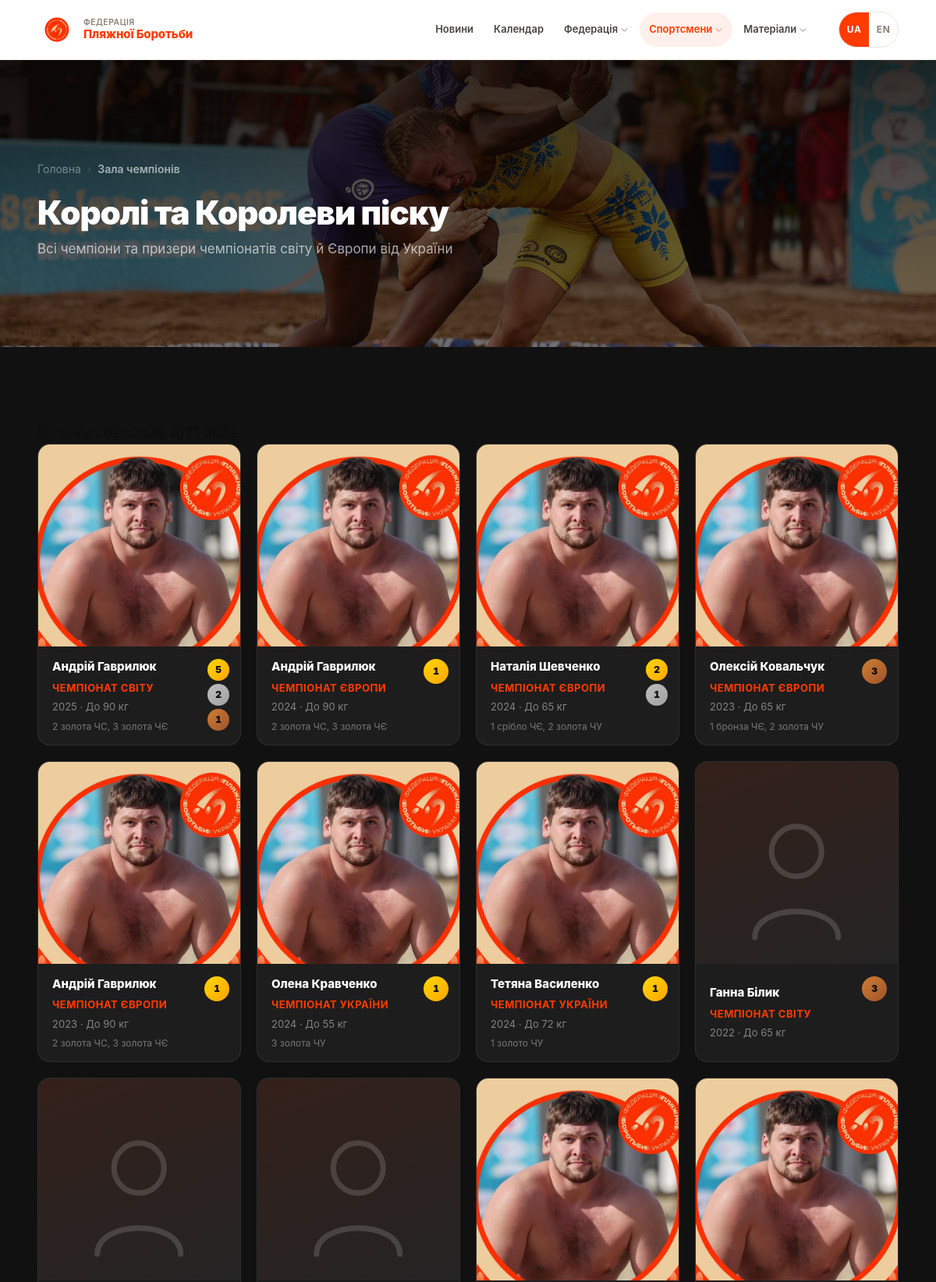
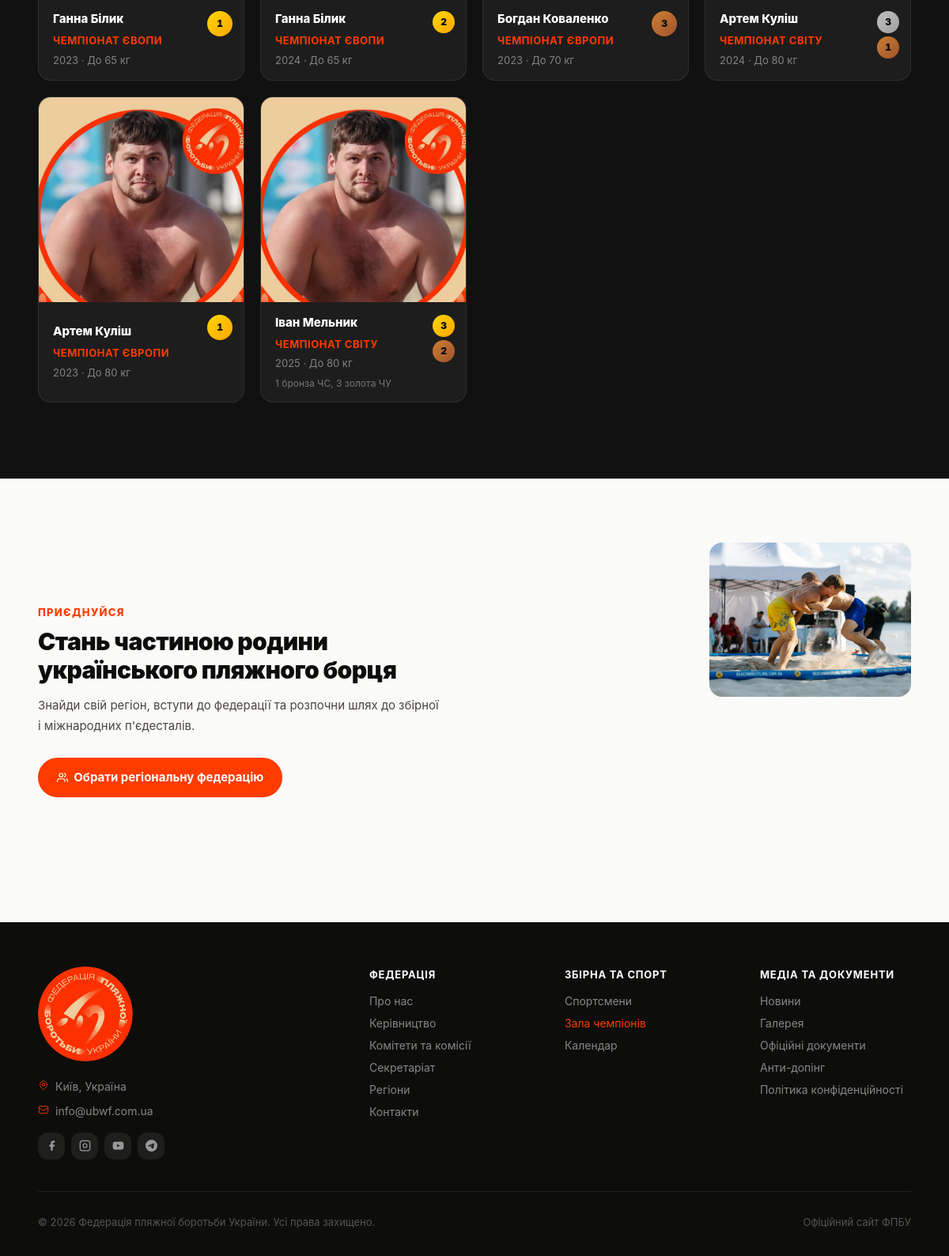
The page /champions on the database its author committed (2 pictures, top to bottom).
### tables this page shows
CREATE TABLE champions (
        id INTEGER PRIMARY KEY AUTOINCREMENT,
        name TEXT NOT NULL,
        name_en TEXT,
        year INTEGER NOT NULL,
        competition TEXT NOT NULL,
        competition_en TEXT,
        medal TEXT DEFAULT 'gold',
        age_group TEXT DEFAULT 'Senior',
        weight_class TEXT,
        gender TEXT DEFAULT 'M',
        photo TEXT,
        total_medals TEXT,
        sort_order INTEGER DEFAULT 0
    , gold_count INTEGER DEFAULT 0, silver_count INTEGER DEFAULT 0, bronze_count INTEGER DEFAULT 0);

### app.py (the view)
@pub.route('/champions')
def champions():
    years      = db.get_champion_years()
    sel_year   = request.args.get('year', type=int)
    age_group  = request.args.get('age')
    champs     = db.get_champions(year=sel_year, age_group=age_group)
    return render_template('champions.html', champions=champs, years=years,
                           selected_year=sel_year, selected_age=age_group)

### app.py (called while the page is built)
@pub.url_value_preprocessor
def _pull_lang(endpoint, values):
    lang = values.pop('lang', 'uk')
    if lang not in SUPPORTED_LANGS:
        abort(404)
    g.lang = lang
    g.t    = make_t(lang)

@app.before_request
def set_language():
    if request.path == '/' and request.cookies.get('lang') == 'en':
        return redirect('/en/', 302)
    if not getattr(g, 'lang', None):
        lang = request.cookies.get('lang', 'uk')
        g.lang = lang if lang in SUPPORTED_LANGS else 'uk'
        g.t    = make_t(g.lang)

@app.template_filter('lf')
def lang_field(row, field):
    if g.lang == 'en':
        try:
            v = row[field + '_en']
            if v: return v
        except (KeyError, IndexError, TypeError):
            pass
    try:
        return row[field]
    except (KeyError, IndexError, TypeError):
        return ''

@app.template_filter('wt')
def translate_weight(wc):
    if not wc or g.lang != 'en':
        return wc or ''
    result = wc
    for uk, en in _WT_UK.items():
        result = result.replace(uk, en)
    return result

@app.template_filter('tmedals')
def translate_medals(text):
    if not text or g.lang != 'en':
        return text or ''
    result = text
    for uk, en in _MEDAL_UK:
        result = result.replace(uk, en)
    return result

@app.context_processor
def inject_globals():
    lang = getattr(g, 'lang', 'uk')
    path = request.path
    qs = ('?' + request.query_string.decode('utf-8', 'replace')) if request.query_string else ''
    suffix = path[3:] if path.startswith('/en') else path
    if not suffix:
        suffix = '/'
    lp = '/en' if lang == 'en' else ''
    return {
        'current_year': datetime.today().year,
        'lang': lang,
        't': getattr(g, 't', make_t('uk')),
        'icon': _icon,
        'lp': lp,
        'lp_uk': suffix + qs,
        'lp_en': '/en' + suffix + qs,
    }

def _fix_text_node(text):
    text = _PREP_RE.sub(lambda m: m.group(1) + ' ', text)
    text = _YEAR_RE.sub(r'\1 \2', text)
    return text

### db.py (called while the page is built)
def get_db():
    conn = sqlite3.connect(DB_PATH)
    conn.row_factory = sqlite3.Row
    conn.execute("PRAGMA journal_mode=WAL")
    return conn

def get_champion_years():
    conn = get_db()
    rows = conn.execute("SELECT DISTINCT year FROM champions ORDER BY year DESC").fetchall()
    conn.close()
    return [r['year'] for r in rows]

### translations.py (called while the page is built)
def make_t(lang):
    d = TRANSLATIONS.get(lang, UK)
    def t(key):
        return d.get(key, UK.get(key, key))
    return t

### templates/champions.html (shortened to what this page needs)
{% extends "base.html" %}
{% block content %}
<div class="page-hero page-hero--dark page-hero--champions">
    <div class="container">
        <nav class="breadcrumb">
            <a href="{{ lp }}/" class="nav-link">{{ t('nav.home') }}</a>
            <span class="sep">›</span>
            <span class="cur">{{ 'Hall of Champions' if lang == 'en' else 'Зала чемпіонів' }}</span>
        </nav>
        <h1 class="page-hero-title">{{ 'Kings and Queens of the Sand' if lang == 'en' else 'Королі та Королеви піску' }}</h1>
        <p class="page-hero-desc">{{ 'All World and European Champions from Ukraine' if lang == 'en' else 'Всі чемпіони та призери чемпіонатів світу й Європи від України' }}</p>
    </div>
</div>
<section class="section champs-page" style="background:#111;">
    <div class="container">
        {% if years %}
        <div class="year-filter" id="champions-filter">
            <a href="{{ lp }}/champions" class="year-pill nav-link {% if not selected_year %}active{% endif %}">
            </a>
            {% for y in years %}
            <a href="{{ lp }}/champions?year={{ y }}" class="year-pill nav-link {% if selected_year == y %}active{% endif %}">{{ y }}</a>
            {% endfor %}
        </div>
        {% endif %}
        {% if champions %}
        <div class="grid-4">
            {% for c in champions %}
            <div class="champion-card">
                <div class="champion-photo">
                    {% if c.photo %}<img src="{{ url_for('static', filename='uploads/' + c.photo) }}" alt="{{ c.name }}">
                    {% else %}
                    <svg viewBox="0 0 80 100" fill="none"><circle cx="40" cy="28" r="18" stroke="currentColor" stroke-width="4"/><path d="M10 90 C10 65 70 65 70 90" stroke="currentColor" stroke-width="4" stroke-linecap="round"/></svg>
                    {% endif %}
                </div>
                <div class="champion-body">
                    <div class="champion-text">
                        <div class="champion-name">{{ c | lf('name') }}</div>
                        <div class="champion-comp">{{ c | lf('competition') }}</div>
                        <div class="champion-year">
                            {{ c.year }}{% if c.weight_class %} · {{ c.weight_class | wt }}{% endif %}
                        </div>
                        {% if c.total_medals %}<div class="champion-medals">{{ c.total_medals | tmedals }}</div>{% endif %}
                    </div>
                    {% if c.gold_count or c.silver_count or c.bronze_count %}
                    <div class="champion-medals-group">
                        {% if c.gold_count %}<div class="champion-medal medal-gold">{{ c.gold_count }}</div>{% endif %}
                        {% if c.silver_count %}<div class="champion-medal medal-silver">{{ c.silver_count }}</div>{% endif %}
                        {% if c.bronze_count %}<div class="champion-medal medal-bronze">{{ c.bronze_count }}</div>{% endif %}
                    </div>
                    {% else %}
                    <div class="champion-medal medal-{{ c.medal }}">{{ '1' if c.medal == 'gold' else ('2' if c.medal == 'silver' else '3') }}</div>
                    {% endif %}
                </div>
            </div>
            {% endfor %}
        </div>
        {% else %}
        <div class="empty-state" style="color:rgba(255,255,255,0.3);">
            <p>{{ 'No records for selected filters.' if lang == 'en' else 'Немає записів за обраними фільтрами.' }}</p>
        </div>
        {% endif %}
    </div>
</section>
<section class="cta-section">
    <div class="container">
        <div class="cta-grid">
            <div class="cta-content">
                <div class="section-eyebrow">{{ 'Join us' if lang == 'en' else 'Приєднуйся' }}</div>
                <h2 class="cta-title">{{ 'Become part of the Ukrainian beach wrestling family' if lang == 'en' else 'Стань частиною родини українського пляжного борця' }}</h2>
                <p class="cta-desc">
                </p>
                <div>
                    <a href="{{ lp }}/regions" class="btn btn-brand nav-link">
                        <svg width="14" height="14" viewBox="0 0 24 24" fill="none" stroke="currentColor" stroke-width="2" stroke-linecap="round" stroke-linejoin="round"><path d="M17 21v-2a4 4 0 0 0-4-4H5a4 4 0 0 0-4 4v2"/><circle cx="9" cy="7" r="4"/><path d="M23 21v-2a4 4 0 0 0-3-3.87"/><path d="M16 3.13a4 4 0 0 1 0 7.75"/></svg>
                        {{ 'Choose a Regional Federation' if lang == 'en' else 'Обрати регіональну федерацію' }}
                    </a>
                </div>
            </div>
            <div class="cta-collage">
                <div class="cta-photo cta-photo-tall" style="background-image:url('{{ url_for('static', filename='uploads/gallery/IMG_8836.JPG') }}');"></div>
                <div class="cta-photo" style="background-image:url('{{ url_for('static', filename='uploads/gallery/IMG_9429.JPG') }}');"></div>
                <div class="cta-photo" style="background-image:url('{{ url_for('static', filename='uploads/gallery/IMG_9975.JPG') }}');"></div>
            </div>
        </div>
    </div>
</section>
{% endblock %}

### rows shown on the page
champions: photo (picture), name "Андрій Гаврилюк", competition "ЧЕМПІОНАТ СВІТУ", year "2025", weight_class|wt "До 90 кг", total_medals|tmedals "2 золота ЧС, 3 золота ЧЄ", gold_count "5", silver_count "2", bronze_count "1"
champions: photo (picture), name "Андрій Гаврилюк", competition "ЧЕМПІОНАТ ЄВРОПИ", year "2024", weight_class|wt "До 90 кг", total_medals|tmedals "2 золота ЧС, 3 золота ЧЄ", medal "1"
champions: photo (picture), name "Наталія Шевченко", competition "ЧЕМПІОНАТ ЄВРОПИ", year "2024", weight_class|wt "До 65 кг", total_medals|tmedals "1 срібло ЧЄ, 2 золота ЧУ", gold_count "2", silver_count "1"
champions: photo (picture), name "Олексій Ковальчук", competition "ЧЕМПІОНАТ ЄВРОПИ", year "2023", weight_class|wt "До 65 кг", total_medals|tmedals "1 бронза ЧЄ, 2 золота ЧУ", medal "3"
champions: photo (picture), name "Андрій Гаврилюк", competition "ЧЕМПІОНАТ ЄВРОПИ", year "2023", weight_class|wt "До 90 кг", total_medals|tmedals "2 золота ЧС, 3 золота ЧЄ", medal "1"
champions: photo (picture), name "Олена Кравченко", competition "ЧЕМПІОНАТ УКРАЇНИ", year "2024", weight_class|wt "До 55 кг", total_medals|tmedals "3 золота ЧУ", medal "1"
champions: photo (picture), name "Тетяна Василенко", competition "ЧЕМПІОНАТ УКРАЇНИ", year "2024", weight_class|wt "До 72 кг", total_medals|tmedals "1 золото ЧУ", medal "1"
champions: name "Ганна Білик", competition "ЧЕМПІОНАТ СВІТУ", year "2022", weight_class|wt "До 65 кг", medal "3"
champions: name "Ганна Білик", competition "ЧЕМПІОНАТ ЄВОПИ", year "2023", weight_class|wt "До 65 кг", medal "1"
champions: name "Ганна Білик", competition "ЧЕМПІОНАТ ЄВОПИ", year "2024", weight_class|wt "До 65 кг", gold_count "2"
champions: photo (picture), name "Богдан Коваленко", competition "ЧЕМПІОНАТ ЄВРОПИ", year "2023", weight_class|wt "До 70 кг", medal "3"
champions: photo (picture), name "Артем Куліш", competition "ЧЕМПІОНАТ СВІТУ", year "2024", weight_class|wt "До 80 кг", silver_count "3", bronze_count "1"
champions: photo (picture), name "Артем Куліш", competition "ЧЕМПІОНАТ ЄВРОПИ", year "2023", weight_class|wt "До 80 кг", medal "1"
champions: photo (picture), name "Іван Мельник", competition "ЧЕМПІОНАТ СВІТУ", year "2025", weight_class|wt "До 80 кг", total_medals|tmedals "1 бронза ЧС, 3 золота ЧУ", gold_count "3", bronze_count "2"

### other values the page prints
{{ 'Federation' if lang == 'en' else 'Федерація' }} "ФЕДЕРАЦІЯ"
{{ 'Beach Wrestling' if lang == 'en' else 'Пляжної Боротьби' }} "Пляжної Боротьби"
{{ t('nav.news') }} "Новини"
{{ t('nav.calendar') }} "Календар"
{{ t('nav.federation') }} "Федерація"
{{ t('nav.athletes') }} "Спортсмени"
{{ 'Materials' if lang == 'en' else 'Матеріали' }} "Матеріали"
{{ t('nav.home') }} "Головна"
{{ 'Hall of Champions' if lang == 'en' else 'Зала чемпіонів' }} "Зала чемпіонів"
{{ 'Join us' if lang == 'en' else 'Приєднуйся' }} "ПРИЄДНУЙСЯ"
{{ 'Kyiv, Ukraine' if lang == 'en' else 'Київ, Україна' }} "Київ, Україна"
{{ t('footer.federation') }} "ФЕДЕРАЦІЯ"
{{ t('nav.fed.about') }} "Про нас"
{{ t('nav.fed.leadership') }} "Керівництво"
{{ t('nav.fed.committees') }} "Комітети та комісії"
